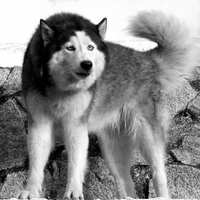
#> input picture images/dog_200.png, 200 x 200 px
$ python features.py   (older library calls are emulated)
#> lines starting #> are read from the running program, lines starting #| are printed output that depends on the picture; after the words box and inside, x2 and y2 are one past the last pixel; in counts of white or black regions, pixels touching at a corner belong together
"""features.py

Python implementation of ModelImageWithSmallGaborSet

"""
# pylint: disable=no-member
import cv2, numpy, tqdm, scipy.spatial, pandas
from scipy.stats import rankdata
from numpy import pi, ceil
import matplotlib.pyplot as plt
from os.path import join
import itertools
from dfm.reframe import reframe

## settings
plotdir = 'plots'
img_fpath = 'images/dog_200.png'
# img_fpath = 'images/beach_400-200.png'
n_sfs = 12
n_oris = 6

## other constants
bandwidth_constant = 0.56   ## 0.56 corresponds to bandwidth of 1
min_sf = 1.5                ## lowest spatial frequency in cyles / image
gamma = 0.5                 ## spatial aspect ratio a.k.a "ellipsicity"; 1 is round, 0 straight line
min_wavelength_pix = 4      ## smallest wavelength in pixels
kernel_extent = 4           ## how far to extend kernel from center in std of the gaussian (sigma)
pix_fraction = 0.15         ## fraction of pixels to be selected as location for feature with a given kernel
min_dist_between = 0.3      ## features closer than this many wavelengths are discarded

## read image
image = cv2.imread(img_fpath)                           ## 3 channels, uint8
#> image is the input picture: shape (200, 200, 3); min 0, max 255, mean 139.6
image = 1/255* cv2.cvtColor(image, cv2.COLOR_BGR2GRAY)  ## 1 channel float
#> image: shape (200, 200) float64

## derived settings
size = image.shape[0]
#> size = 200
max_sf = size / min_wavelength_pix
#> max_sf = 50
frequencies = numpy.geomspace(min_sf, max_sf, num=n_sfs)
orientations = numpy.arange(n_oris) * (pi/n_oris)
ori_freq_idx = list(itertools.product(range(n_oris), range(n_sfs)))

gain = numpy.full([n_oris, n_sfs, size, size], numpy.nan)
for o, f in tqdm.tqdm(ori_freq_idx, desc='kernel gain'):
    wavelength = size / frequencies[f]
    gaussian_std = wavelength * bandwidth_constant
    kside = 1 + 2 * int(ceil(kernel_extent * gaussian_std))
    kernel_params = dict(
        ksize=(kside, kside),
        sigma=gaussian_std,
        theta=orientations[o],
        lambd=wavelength,
        gamma=gamma,
        ktype=cv2.CV_32F
    )
    kernel_real = cv2.getGaborKernel(psi=0, **kernel_params)
    kernel_imag = cv2.getGaborKernel(psi=pi/2, **kernel_params)
    filt_real = cv2.filter2D(image, -1, kernel_real)
    filt_imag = cv2.filter2D(image, -1, kernel_imag)
    gain[o, f, :, :] = numpy.abs(filt_real + 1j * filt_imag)
#> this loop made 72 passes
#> pass 1, `filt_real = cv2.filter2D(image, -1, kernel_real)`:
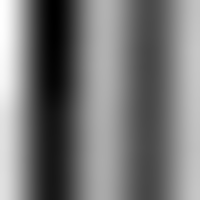
#> filt_real: shape (200, 200) float64; min -1622, max 2009.2, mean 82.9; drawn with min black and max white
#> pass 1, `filt_imag = cv2.filter2D(image, -1, kernel_imag)`:
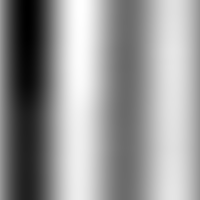
#> filt_imag: shape (200, 200) float64; min -1887, max 1309.2, mean 8; drawn with min black and max white
#> pass 2, `filt_imag = cv2.filter2D(image, -1, kernel_imag)`:
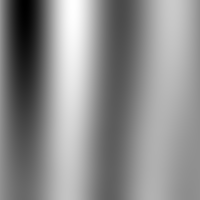
#> filt_imag: shape (200, 200) float64; min -2710.1, max 2081.7, mean -65.7; drawn with min black and max white

features = []
for o, f in tqdm.tqdm(ori_freq_idx, desc='local selection'):
    wavelength = size / frequencies[f]
    gaussian_std = wavelength * bandwidth_constant

    ## a) pixels above threshold for this kernel
    kernel_pix_ranks = rankdata(gain[o, f, :, :]).reshape([size, size])
    pix_rank_cutoff = (1 - pix_fraction) * (size ** 2)
    kernel_top_pix = kernel_pix_ranks > pix_rank_cutoff
    best_ori = gain[:, f, :, :].argmax(axis=0)
    Y, X = numpy.where(kernel_top_pix & (best_ori==o))

    ## b) local maxima
    max_iterations = kernel_top_pix.sum()
    remaining = numpy.full_like(X, True, dtype=bool) #  remaining
    for _ in range(max_iterations):
        if ~remaining.any():
            break
        new_peak_index = gain[o, f, Y[remaining], X[remaining]].argmax()
        x, y = (X[remaining][new_peak_index], Y[remaining][new_peak_index])
        features.append(dict(o=o, f=f, theta=orientations[o], lambd=wavelength, sigma=gaussian_std, x=x, y=y))
        remaining_coords = numpy.array([X[remaining], Y[remaining]]).T
        dists = scipy.spatial.distance.cdist(
            numpy.atleast_2d([x, y]),
            remaining_coords
        )
        too_close = numpy.squeeze(dists) <= (wavelength * min_dist_between)
        remaining[remaining] = ~too_close
    else:
        raise ValueError('No convergence when finding local maxima')
#> this loop made 72 passes
#> pass 1, `kernel_pix_ranks = rankdata(gain[o, f, :, :]).reshape([size, size])`:
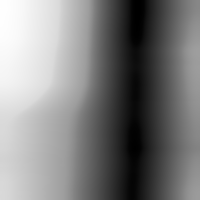
#> kernel_pix_ranks: shape (200, 200) float64; min 1, max 40000, mean 20000.5; drawn with min black and max white
#> pass 1, `kernel_top_pix = kernel_pix_ranks > pix_rank_cutoff`:
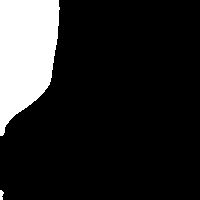
#> kernel_top_pix: shape (200, 200) bool; 15% white; 2 white regions, box (x1, y1, x2, y2) and area: (0, 0, 60, 136) 5970, (0, 190, 4, 200) 30
#> pass 1, `best_ori = gain[:, f, :, :].argmax(axis=0)`:
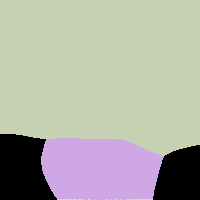
#> best_ori: shape (200, 200) int64; 4 distinct labels, from 0 to 4; one colour per label, 0 black
#> pass 2, `kernel_pix_ranks = rankdata(gain[o, f, :, :]).reshape([size, size])`:
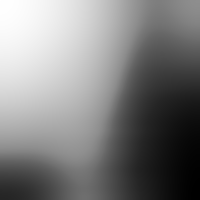
#> kernel_pix_ranks: shape (200, 200) float64; min 1, max 40000, mean 20000.5; drawn with min black and max white
#> after the loop, features = 18567 items

features = pandas.DataFrame(features)
#> features = table of 18567 rows and 7 columns
#> (the run stopped early here; a loop or call above may not have finished)

$ run again, with images/zebras_200.jpg saved as images/dog_200.png
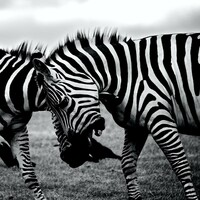
#> input picture images/zebras_200.jpg, 200 x 200 px
#> image is the input picture: shape (200, 200, 3); mean B, G, R 110.4, 109.7, 107.4
#> image: shape (200, 200) float64
#> the loop `for o, f in tqdm.tqdm(ori_freq_idx, desc='local selection'):` made 72 passes
#> (Y, X) on pass 52: ([0], [195])
#> pass 1, `best_ori = gain[:, f, :, :].argmax(axis=0)`:
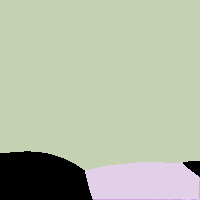
#> best_ori: shape (200, 200) int64; 4 distinct labels, from 0 to 4; one colour per label, 0 black
#> pass 2, `kernel_pix_ranks = rankdata(gain[o, f, :, :]).reshape([size, size])`:
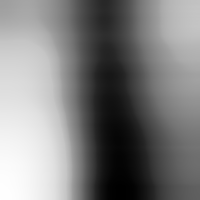
#> kernel_pix_ranks: shape (200, 200) float64; min 1, max 40000, mean 20000.5; drawn with min black and max white
#> after the loop `for o, f in tqdm.tqdm(ori_freq_idx, desc='local selection'):`: features = 21143 items
#> `features = pandas.DataFrame(features)`: features = table of 21143 rows and 7 columns
